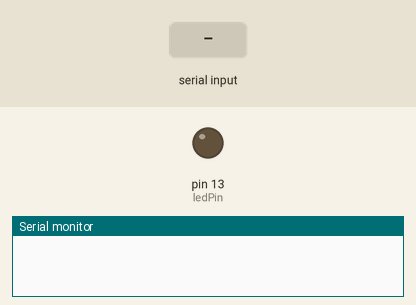
This sketch was run on a simulated Arduino Uno, built with avr-gcc and run on an emulated ATmega328P. Parts: output pins drawn as LEDs (lit = HIGH), the last lines printed to the serial monitor. Inputs (shaded band) come from the test bench.

Above: at 1.2 s.
1.3 s: "acender\n" received over Serial
At 2.5 s:
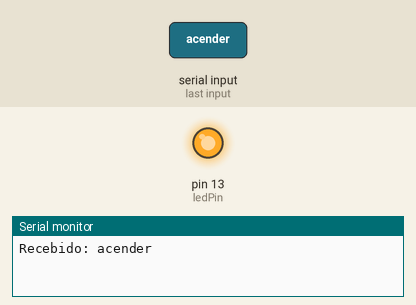
2.8 s: "desligar\n" received over Serial
At 4.2 s:
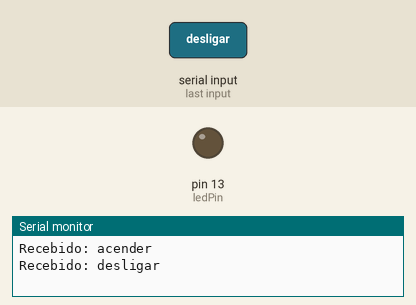
Timing chart, 0 to 5.8 s (numbered marks = the images above; inputs shaded):
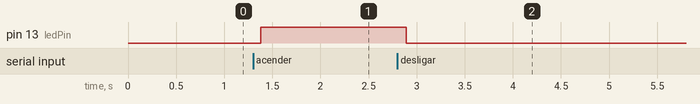

The sketch:

Serial2.ino
```cpp
int ledPin = LED_BUILTIN;

void setup() {
  // put your setup code here, to run once:

  Serial.begin(9600);
  pinMode(ledPin, OUTPUT);

}

//Função que vai ler uma string da Serial e retorna
String lerString(){
  String textoRecebido = "";
  char caracter;

  while(Serial.available()>0){

    caracter = Serial.read();

    if (caracter != '\n' && caracter != ' '){
      textoRecebido.concat(caracter);
    }
    delay(10);
  }
  Serial.print("Recebido: ");
  Serial.println(textoRecebido);

  return textoRecebido;
}

void loop() {
  if (Serial.available() > 0){

    String recebido = lerString();

    if(recebido == "acender"){
      digitalWrite(ledPin, HIGH);
    }

    if(recebido == "desligar"){
      digitalWrite(ledPin, LOW);
    }
  }
}
```

Measured:
- after the input at 1.3 s, pin 13 (ledPin): LOW → HIGH after 0.08 s
- after the input at 2.8 s, pin 13 (ledPin): HIGH → LOW after 0.09 s
